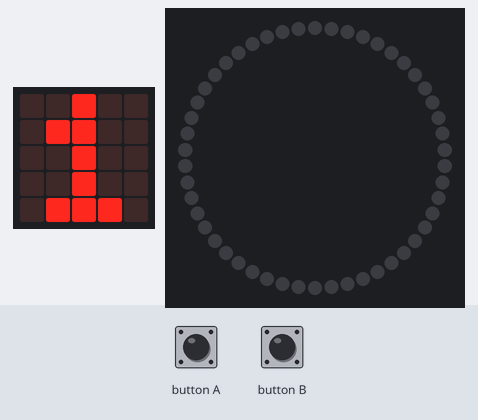
A program run on a simulated BBC micro:bit running MicroPython. Shown: the board's 5×5 LED display, 50 RGB LEDs in a ring, first at the top, clockwise. The inputs (shaded band) are chosen by the test bench. Random numbers come from a fixed seed.

Above: at 1.2 s.
1.3 s: button A pressed for 0.15 s
At 1.58 s:
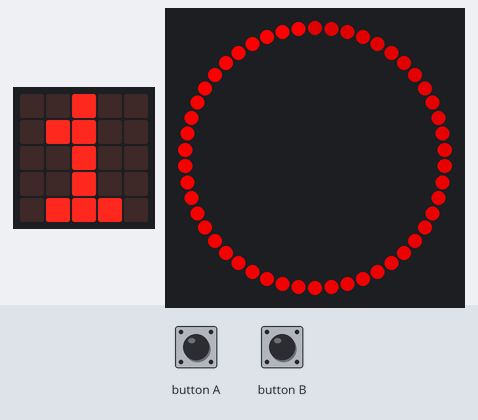
2.0 s: button B pressed for 0.15 s
At 2.5 s:
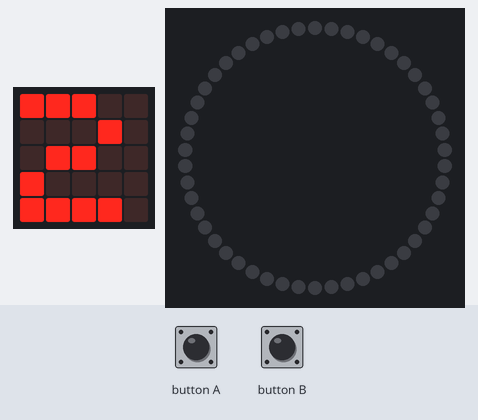
3.6 s: button A pressed for 1 s
At 3.88 s:
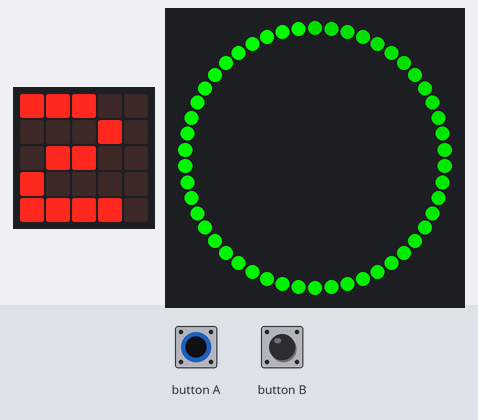
5.2 s: button B pressed for 1 s
At 6.0 s:
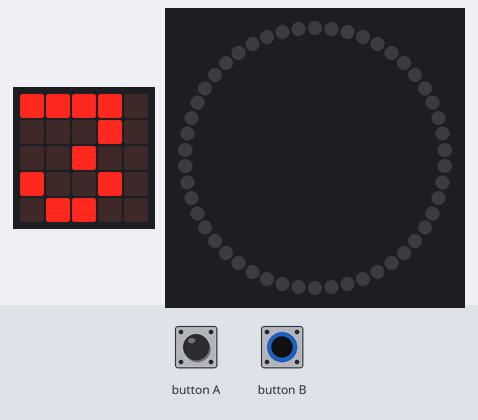
7.7 s: button A pressed for 0.15 s
At 8.4 s:
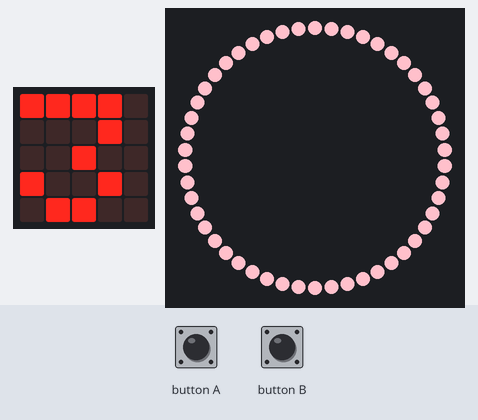
9.3 s: button B pressed 2 times (0.12 s each, 0.3 s apart)
At 10.7 s:
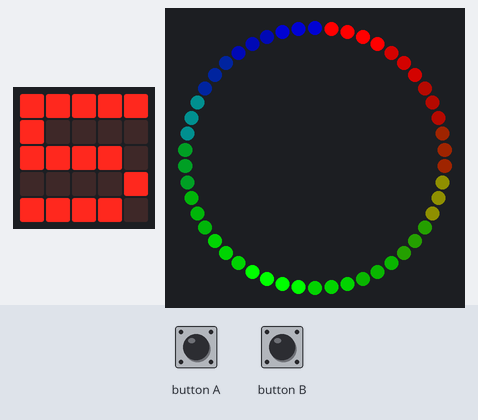
Timing chart, 0 to 12.3 s (numbered marks = the images above; inputs shaded):
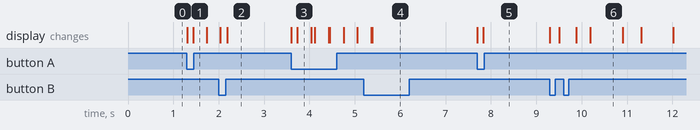

The program:

microbit_lightsaber.py
```python
from microbit import *
from neopixel import NeoPixel
# import music
import random

num_pixels = 50
foreground = [0xff, 0x00, 0x00]  # Hex color - red, green and blue
background = [0x10, 0x10, 0x10]
red = 0xf0
green = 0x00
blue = 0x00

ring = NeoPixel(pin2, num_pixels)
ring.clear()
data = []


def build_ranbow():
    #data.clear()
    for i in range(0, num_pixels):
        red, green, blue = 0, 0, 0
        shift = int(((i * 16) / num_pixels))
        if shift == 0:
            red = 0xff
        if shift > 0 and shift < 8:
            red = 0xff >> shift
            green = ((0xff << shift) >> 8) & 0xff
        if shift == 8:
            green = 0xff
        if shift > 8 and shift < 16:
            green = 0xff >> (shift - 8)
            blue = ((0xff << (shift-8)) >> 8) & 0xff
        if shift == 16:
            blue = 0xff
        # data.append([red, green, blue])
        data[i] = [red, green, blue]


def build_red():
    data.clear()
    for i in range(0, num_pixels):
        data.append([0xff-(num_pixels-i)*2, 0x0, 0x0])


def build_green():
    data.clear()
    for i in range(0, num_pixels):
        data.append([0x00, 0xff-(num_pixels-i)*2, 0x0])


def build_pink():
    data.clear()
    for i in range(0, num_pixels):
        data.append([0xff, 0xc0, 0xcb])
"""
def sound_effect_up():
    for i in range(0, num_pixels):
        music.pitch(random.randint(i*20,1000+i*2),wait=False)
        # sleep(1)
def sound_effect_down():
    for i in range(num_pixels, 0, -1):
        music.pitch(random.randint(i*20,1000+i*2),wait=False)
        # sleep(1)

def sound_effect1():
    sound_effect_up()
    sound_effect_down()
    sound_effect_up()
    sound_effect_up()
    sound_effect_down()
    sound_effect_down()
    sound_effect_up()
    sound_effect_up()
    sound_effect_up()
    sound_effect_down()
    sound_effect_down()
    sound_effect_down()
    sound_effect_up()
    sound_effect_up()
    sound_effect_up()
    sound_effect_up()
    sound_effect_down()
    sound_effect_down()
    sound_effect_down()
    sound_effect_down()
    music.pitch(0, 1)
"""


up_down = 1
status = 1
build_red()
display.show(str(status))
glitter_timer_counter = random.randint(1000, 2000)
glitter_position = random.randint(0, 49)
wave_timer_counter = 3
while True:
    if up_down == 2:
        glitter_timer_counter = glitter_timer_counter - 1
        if glitter_timer_counter == 10:
            glitter_position = random.randint(0, 49)
            ring[glitter_position] = [0xff, 0xff, 0xff]
            ring.show()
        if glitter_timer_counter < 10:
            ring[glitter_position] = [0xff, 0xff, 0xff]
            ring.show()
        if glitter_timer_counter == 0:
            glitter_timer_counter = random.randint(1000, 2000)
#            for i in range(0, num_pixels):
#                ring[i] = data[i]
#            ring.show()
        wave_timer_counter = wave_timer_counter - 1
        if wave_timer_counter == 0:
            wave_timer_counter = random.randint(1, 10)
            tmp = data.pop(-1)
            data.insert(0,tmp)
            for i in range(0, num_pixels):
                ring[i] = data[i]
            ring.show()

    if button_b.was_pressed():
        for i in range(num_pixels, 0, -1):
            ring[i-1] = [0x0, 0x0, 0x0]
            ring.show()
#            music.pitch(random.randint(1000+i*50,1000+i*100),80,wait=False)
            sleep(2)
        up_down = 1
#        music.pitch(0, 100)
        if status == 1:
            build_green()
            status = 2
        elif status == 2:
            build_pink()
            status = 3
        elif status == 3:
            build_ranbow()
            status = 4
        elif status == 4:
            status = 5
        elif status == 5:
            for i in range(num_pixels, 0, -1):
                ring[i-1] = [0x0, 0x0, 0x0]
                ring.show()
#                music.pitch(random.randint(500,500+(20*i)))
                sleep(3)
            up_down = 1
#            music.pitch(0, 100)
            build_red()
            status = 1
        else:
            status = 1
        display.show(str(status))
        sleep(200)

    if button_a.is_pressed():
        if up_down == 1:
            # music.reset()
            for i in range(0, num_pixels):
                ring[i] = data[i]
                ring.show()
#                music.pitch(random.randint(1000+i*50,1000+i*100),40,wait=False)
                sleep(1)
            up_down = 2
#            music.pitch(0, 100)
        else:
            for i in range(num_pixels, 0, -1):
                ring[i-1] = [0x0, 0x0, 0x0]
                ring.show()
#                music.pitch(random.randint(1000+i*50,1000+i*100),80,wait=False)
                sleep(2)
            up_down = 1
#            music.pitch(0, 100)
        sleep(200)

    if status == 5:
        for i in range(0, num_pixels):
            for j in range(0, len(data[i:])):
                ring[j] = data[j+i]
            for j in range(0, len(data[:i])):
                ring[num_pixels-i+j] = data[j]
            ring.show()

"""
        music.pitch(random.randint(50, 60),wait=False)
        if accelerometer.was_gesture("shake"):
            for i in range(0, num_pixels):
                music.pitch(random.randint(3000+i*50,3000+i*100),10,wait=False)
                sleep(1)
        if accelerometer.was_gesture("up") or accelerometer.was_gesture("down") or accelerometer.was_gesture("left") or accelerometer.was_gesture("right"):
            sound_effect1()
        if accelerometer.was_gesture("face up") or accelerometer.was_gesture("face down"):
            sound_effect1()
"""
```

Measured:
- what the display in image 6 shows lasts 0.7 s, from 10.2 s to 10.9 s
